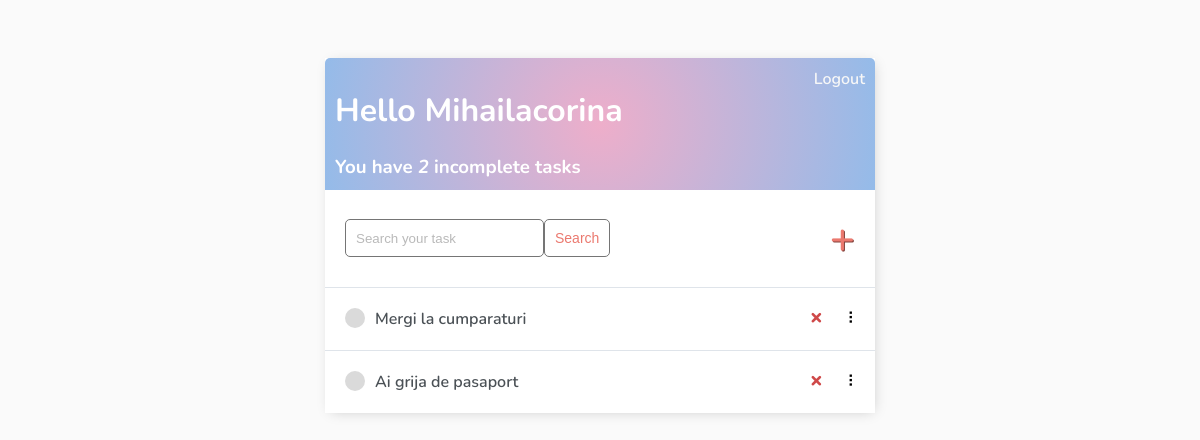
Before: / (signed in) with the older database file.
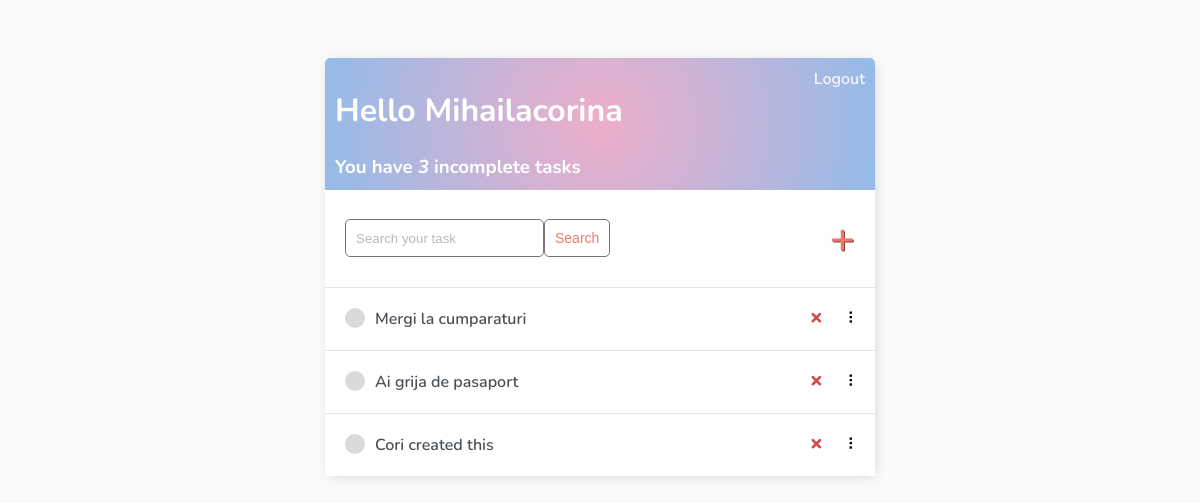
After: the same page with the newer database file.
### base/models.py (models this page shows)
class Task(models.Model):
    user = models.ForeignKey(User, on_delete=models.CASCADE, null=True, blank=True) #daca contul nu mai exista TASK urile se vor sterge automat
    title = models.CharField(max_length=200)
    description = models.TextField(null=True, blank=True)
    complete = models.BooleanField(default=False)
    created =  models.DateTimeField(auto_now_add=True)
    def __str__(self):
        return self.title
    class Meta:
        ordering =['complete']

### base/views.py (the view)
# urls.py: path('', TaskList.as_view(), name='tasks'),
class TaskList(LoginRequiredMixin, ListView):
    model = Task
    context_object_name = 'tasks'
    def get_context_data(self, **kwargs):
        context = super().get_context_data(**kwargs)
        context['tasks'] = context['tasks'].filter(user=self.request.user)
        context['count'] = context['tasks'].filter(complete=False).count()
        search_input = self.request.GET.get('search-area') or ''
        if search_input:
            context['tasks'] = context['tasks'].filter(
                title__contains=search_input)
        context['search_input'] = search_input
        return context

### base/templates/base/task_list.html (shortened to what this page needs)
{% extends 'base/main.html' %} {% block content %}
<div class="header-bar">
    <div>
        <h1>Hello {{request.user|title}}</h1>
        <h3 style="margin:0">You have <i>{{count}}</i> incomplete task{{ count|pluralize:"s" }}</h3>
    </div>
    {% if request.user.is_authenticated %}
    <a href="/logout/">Logout</a> {% else %}
    <a href="{% url 'login' %}">Login</a> {% endif %}
</div>
<div id="search-add-wrapper">
    <form method="GET" style="display: flex;">
        <input type='text' name='search-area' placeholder="Search your task" value="{{search_input}}">
        <input class="button" type="submit" value='Search'>
    </form>
    {% if tasks|length > 0 %}
    <a id="add-link" href="{% url 'task-create' %}">&#x2b;</a>
    {% endif %}
</div>
<div id="tasklist" class="task-items-wrapper">
    {% for task in tasks %}
    <div class="task-wrapper" data-position="{{task.pk}}">
        <div class="task-title">
            {% if task.complete %}
            <div class="task-complete-icon"></div>
            <i><s><a href="{% url 'task-update' task.id %}">{{task}}</a></s></i> {% else %}
            <div class="task-incomplete-icon"></div>
            <a href="{% url 'task-update' task.id %}">{{task}}</a> {% endif %}
        </div>
        <div class="task-controls">
            <a class="delete-link" href="{% url 'task-delete' task.id %}">&#215;</a>
            <span class="handle">&nbsp;&#10247;</span>
        </div>
    </div>
    {% empty %}
    <div style="text-align: center; padding-bottom: 10px; line-height: 1em;">
        <h3>No new tasks are created.</h3>
        <h3>Create a <a style="text-decoration: none; color: #e53935;" href="{% url 'task-create' %}">New task</a> ! </h3>
    </div>
    {% endfor %}
</div>
{% endblock content %}

Changed rows visible on the page:
added Task: title "Cori created this"
Other visible differences:
{{ count }}: "2" → "3"
